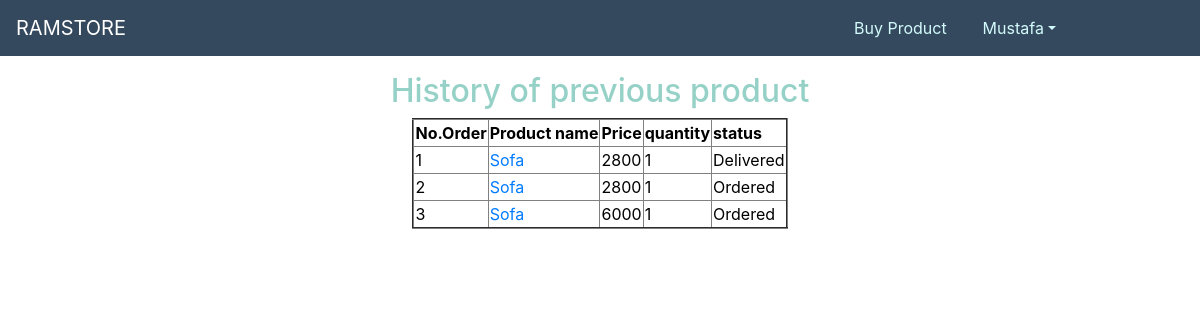
The app's page /register_customer.php (signed in) with its own data.
### tables this page shows
CREATE TABLE `showDetailsRC` (
  `orderno` int(11) NOT NULL,
  `status` varchar(20) NOT NULL,
  `price` int(11) NOT NULL,
  `quantity` int(11) NOT NULL,
  `pid` varchar(20) NOT NULL,
  `username` varchar(20) NOT NULL
);

CREATE TABLE `product` (
  `pid` varchar(20) NOT NULL,
  `pname` varchar(20) NOT NULL,
  `pdes` text NOT NULL,
  `pstock` int(11) NOT NULL,
  `price` int(11) NOT NULL,
  `image` varchar(30) NOT NULL
);

### register_customer.php (the view, shortened to what this page needs)
<!DOCTYPE html>
<html>
<head>
	<link rel="stylesheet" href="https://stackpath.bootstrapcdn.com/bootstrap/4.3.1/css/bootstrap.min.css">
    <link rel="stylesheet" type="text/css" href="Admin.css">
</head>
<body>
   <nav class="navbar fixed-top navbar-expand-lg navbar-dark bg-dark custom-carets">
            <a class="navbar-brand" href="">RAMSTORE</a>
            <div class="collapse navbar-collapse" id="navbarTogglerDemo01">
                <ul class="navbar-nav ml-auto">
                	<li class="nav-item">
                        <a class="nav-link op1" href="welcome.php">Buy Product</a>
                    </li>
                    <li class="nav-item dropdown">
											<?php
												$customer_name = $_SESSION['Customer_Name'];
											  echo "<a class='nav-link dropdown-toggle op4' href='' id='navbarDropdown' role='button' data-toggle='dropdown' aria-haspopup='true' aria-expanded='false'>$customer_name</a>
                        <div class='dropdown-menu' aria-labelledby='navbarDropdown'>
                        <a class='dropdown-item' href='Customer_setting.php'>Setting</a>
                         <div class='dropdown-divider'></div>
                        <a class='dropdown-item' href=logout.php>Log Out</a>";
												?>
                    </li>
                </ul>
            </div>
        </nav>
        <br>
        <br>
        <br>
        <h2><center>History of previous product</center></h2>
				<?php
				$query = "select showDetailsRC.pid,showDetailsRC.price,showDetailsRC.quantity,showDetailsRC.status,product.pname
				from showDetailsRC,product
				where product.pid = showDetailsRC.pid and showDetailsRC.username = '$customer_name';
				";
				$connection_database = mysqli_connect('localhost','root','','RAMStore');
				$query_send = mysqli_query($connection_database,$query);
				echo "<center><table border=2 style='color:black'>
					<tr>
						<th>No.Order</th>
						<th>Product name</th>
						<th>Price</th>
						<th>quantity</th>
						<th>status</th>
					</tr>
				";
				$no_of_order=0;
				while($GetData = mysqli_fetch_assoc($query_send)){
				$no_of_order++;
					$product_name = $GetData['pname'];
					$price = $GetData['price'];
					$quantity = $GetData['quantity'];
					$status = $GetData['status'];
					$product_id= $GetData['pid'];
						echo "
							<tr>
								<td>$no_of_order</td>
								<td><a href=product.php?product_id=$product_id>$product_name</a></td>
								<td>$price</td>
								<td>$quantity</td>
								<td>$status</td>
								</tr>
						";
				}
				echo "</table></center>";
				 ?>
    </body>
    </html>

### admin.css (style rules this page uses)
body { background-color: white; margin: 0; padding: 0; color: #96d1c7; }
.navbar-nav { margin-right: 100px; }
.navbar { background-color: #35495e! important; }
.navbar .navbar-nav li a { color:#D2FAFB! important; }
.op1 { margin-left: 20px; }
.op4 { margin-left: 20px; margin-right: 20px; }

### records on screen
showdetailsrc: product.pname "Sofa", price "2800", quantity "1", status "Delivered"
showdetailsrc: product.pname "Sofa", price "2800", quantity "1", status "Ordered"
showdetailsrc: product.pname "Sofa", price "6000", quantity "1", status "Ordered"

### other values on screen
$customer_name "Mustafa"
